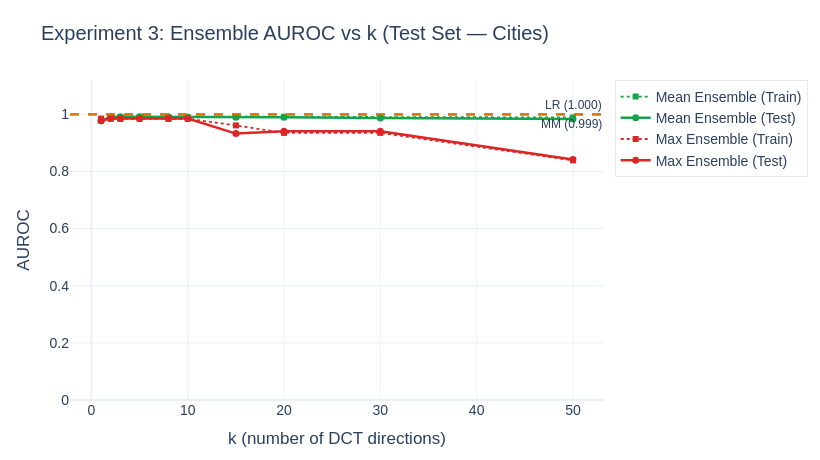
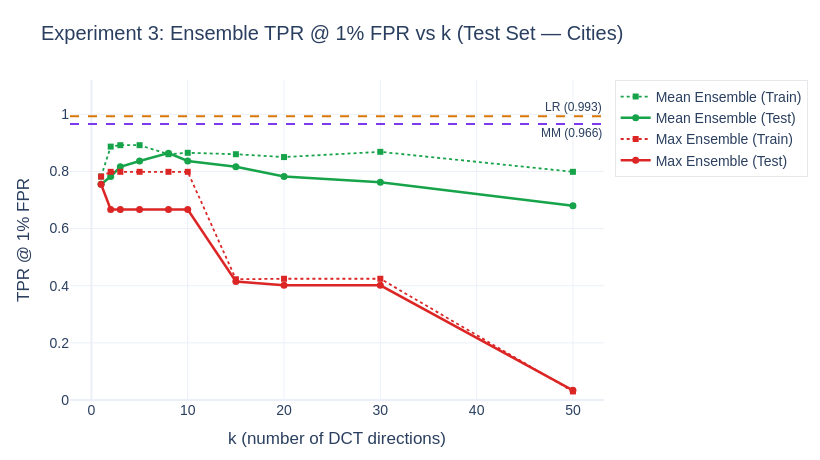

Notebook source saved alongside these figures, in order:
### Code cell
mm_test_cities = eval_probe(mm_probe, test_acts["cities"], test_labels["cities"])
lr_test_cities = eval_probe(lr_probe, test_acts["cities"], test_labels["cities"])

for metric_key, metric_title in [("auroc", "AUROC"), ("tpr1", "TPR @ 1% FPR")]:
    baseline_metric = "auroc" if metric_key == "auroc" else "tpr@1fpr"
    mm_val = mm_test_cities[baseline_metric]
    lr_val = lr_test_cities[baseline_metric]

    fig = go.Figure()

    for agg, color, label in [
        ("mean", PLOT_COLORS["ensemble_mean"], "Mean Ensemble"),
        ("max", PLOT_COLORS["ensemble_max"], "Max Ensemble"),
    ]:
        fig.add_trace(go.Scatter(
            x=sweep["k"], y=sweep[f"{agg}_train_{metric_key}"],
            mode="lines+markers", name=f"{label} (Train)",
            line=dict(color=color, width=1.8, dash="dot"),
            marker=dict(size=6, symbol="square"),
        ))
        fig.add_trace(go.Scatter(
            x=sweep["k"], y=sweep[f"{agg}_test_{metric_key}"],
            mode="lines+markers", name=f"{label} (Test)",
            line=dict(color=color, width=2.5),
            marker=dict(size=7),
        ))

    fig.add_hline(
        y=mm_val, line_dash="dash", line_color=PLOT_COLORS["mm"],
        annotation_text=f"MM ({mm_val:.3f})",
        annotation_position="bottom right", annotation_font_size=12,
    )
    fig.add_hline(
        y=lr_val, line_dash="dash", line_color=PLOT_COLORS["lr"],
        annotation_text=f"LR ({lr_val:.3f})",
        annotation_position="top right", annotation_font_size=12,
    )

    fig.update_layout(
        **PLOT_BASE,
        title=f"Experiment 3: Ensemble {metric_title} vs k (Test Set — Cities)",
        xaxis_title="k (number of DCT directions)",
        yaxis_title=metric_title,
        yaxis_range=[0, 1.12],
        height=460, width=820,
    )
    fig.show()

best_k_mean = K_VALUES[int(np.argmax(sweep["mean_test_auroc"]))]
best_k_max = K_VALUES[int(np.argmax(sweep["max_test_auroc"]))]
print(f"\nBest k (Mean Ensemble) by test AUROC: k={best_k_mean}  ({max(sweep['mean_test_auroc']):.3f})")
print(f"Best k (Max Ensemble)  by test AUROC: k={best_k_max}  ({max(sweep['max_test_auroc']):.3f})")
print(f"MM baseline test AUROC: {mm_val:.3f}")
print(f"LR baseline test AUROC: {lr_val:.3f}")

### Figure 1 — Plotly figure (JSON) as saved in the notebook; plotly's stock layout.template omitted (floating-point values rounded to 4 significant figures)
{"data": [{"line": {"color": "#16A34A", "dash": "dot", "width": 1.8}, "marker": {"size": 6, "symbol": "square"}, "mode": "lines+markers", "name": "Mean Ensemble (Train)", "type": "scatter", "x": [1, 2, 3, 5, 8, 10, 15, 20, 30, 50], "y": [0.9844, 0.9897, 0.9905, 0.99, 0.9895, 0.9901, 0.9915, 0.9914, 0.9913, 0.9889]}, {"line": {"color": "#16A34A", "width": 2.5}, "marker": {"size": 7}, "mode": "lines+markers", "name": "Mean Ensemble (Test)", "type": "scatter", "x": [1, 2, 3, 5, 8, 10, 15, 20, 30, 50], "y": [0.9775, 0.9906, 0.9912, 0.9913, 0.9903, 0.9892, 0.9897, 0.9896, 0.9866, 0.9837]}, {"line": {"color": "#DC2626", "dash": "dot", "width": 1.8}, "marker": {"size": 6, "symbol": "square"}, "mode": "lines+markers", "name": "Max Ensemble (Train)", "type": "scatter", "x": [1, 2, 3, 5, 8, 10, 15, 20, 30, 50], "y": [0.9844, 0.9843, 0.9843, 0.9843, 0.9843, 0.9843, 0.9611, 0.9349, 0.9349, 0.8387]}, {"line": {"color": "#DC2626", "width": 2.5}, "marker": {"size": 7}, "mode": "lines+markers", "name": "Max Ensemble (Test)", "type": "scatter", "x": [1, 2, 3, 5, 8, 10, 15, 20, 30, 50], "y": [0.9775, 0.9854, 0.9854, 0.9854, 0.9854, 0.9854, 0.9325, 0.9405, 0.9405, 0.8414]}], "layout": {"annotations": [{"font": {"size": 12}, "showarrow": false, "text": "MM (0.999)", "x": 1, "xanchor": "right", "xref": "x domain", "y": 0.9989, "yanchor": "top", "yref": "y"}, {"font": {"size": 12}, "showarrow": false, "text": "LR (1.000)", "x": 1, "xanchor": "right", "xref": "x domain", "y": 0.9999, "yanchor": "bottom", "yref": "y"}], "font": {"family": "Arial, sans-serif", "size": 14}, "height": 460, "legend": {"bgcolor": "rgba(255,255,255,0.8)", "bordercolor": "#E5E7EB", "borderwidth": 1}, "margin": {"b": 60, "l": 70, "r": 40, "t": 80}, "shapes": [{"line": {"color": "#7C3AED", "dash": "dash"}, "type": "line", "x0": 0, "x1": 1, "xref": "x domain", "y0": 0.9989, "y1": 0.9989, "yref": "y"}, {"line": {"color": "#D97706", "dash": "dash"}, "type": "line", "x0": 0, "x1": 1, "xref": "x domain", "y0": 0.9999, "y1": 0.9999, "yref": "y"}], "title": {"text": "Experiment 3: Ensemble AUROC vs k (Test Set — Cities)"}, "width": 820, "xaxis": {"title": {"text": "k (number of DCT directions)"}}, "yaxis": {"range": [0, 1.12], "title": {"text": "AUROC"}}}}

### Figure 2 — Plotly figure (JSON) as saved in the notebook; plotly's stock layout.template omitted (floating-point values rounded to 4 significant figures)
{"data": [{"line": {"color": "#16A34A", "dash": "dot", "width": 1.8}, "marker": {"size": 6, "symbol": "square"}, "mode": "lines+markers", "name": "Mean Ensemble (Train)", "type": "scatter", "x": [1, 2, 3, 5, 8, 10, 15, 20, 30, 50], "y": [0.782, 0.8869, 0.8918, 0.8918, 0.8602, 0.8652, 0.8602, 0.8502, 0.8686, 0.7987]}, {"line": {"color": "#16A34A", "width": 2.5}, "marker": {"size": 7}, "mode": "lines+markers", "name": "Mean Ensemble (Test)", "type": "scatter", "x": [1, 2, 3, 5, 8, 10, 15, 20, 30, 50], "y": [0.7551, 0.7823, 0.8163, 0.8367, 0.8639, 0.8367, 0.8163, 0.7823, 0.7619, 0.6803]}, {"line": {"color": "#DC2626", "dash": "dot", "width": 1.8}, "marker": {"size": 6, "symbol": "square"}, "mode": "lines+markers", "name": "Max Ensemble (Train)", "type": "scatter", "x": [1, 2, 3, 5, 8, 10, 15, 20, 30, 50], "y": [0.782, 0.7987, 0.7987, 0.7987, 0.7987, 0.7987, 0.4226, 0.4243, 0.4243, 0.02995]}, {"line": {"color": "#DC2626", "width": 2.5}, "marker": {"size": 7}, "mode": "lines+markers", "name": "Max Ensemble (Test)", "type": "scatter", "x": [1, 2, 3, 5, 8, 10, 15, 20, 30, 50], "y": [0.7551, 0.6667, 0.6667, 0.6667, 0.6667, 0.6667, 0.415, 0.4014, 0.4014, 0.03401]}], "layout": {"annotations": [{"font": {"size": 12}, "showarrow": false, "text": "MM (0.966)", "x": 1, "xanchor": "right", "xref": "x domain", "y": 0.966, "yanchor": "top", "yref": "y"}, {"font": {"size": 12}, "showarrow": false, "text": "LR (0.993)", "x": 1, "xanchor": "right", "xref": "x domain", "y": 0.9932, "yanchor": "bottom", "yref": "y"}], "font": {"family": "Arial, sans-serif", "size": 14}, "height": 460, "legend": {"bgcolor": "rgba(255,255,255,0.8)", "bordercolor": "#E5E7EB", "borderwidth": 1}, "margin": {"b": 60, "l": 70, "r": 40, "t": 80}, "shapes": [{"line": {"color": "#7C3AED", "dash": "dash"}, "type": "line", "x0": 0, "x1": 1, "xref": "x domain", "y0": 0.966, "y1": 0.966, "yref": "y"}, {"line": {"color": "#D97706", "dash": "dash"}, "type": "line", "x0": 0, "x1": 1, "xref": "x domain", "y0": 0.9932, "y1": 0.9932, "yref": "y"}], "title": {"text": "Experiment 3: Ensemble TPR @ 1% FPR vs k (Test Set — Cities)"}, "width": 820, "xaxis": {"title": {"text": "k (number of DCT directions)"}}, "yaxis": {"range": [0, 1.12], "title": {"text": "TPR @ 1% FPR"}}}}
